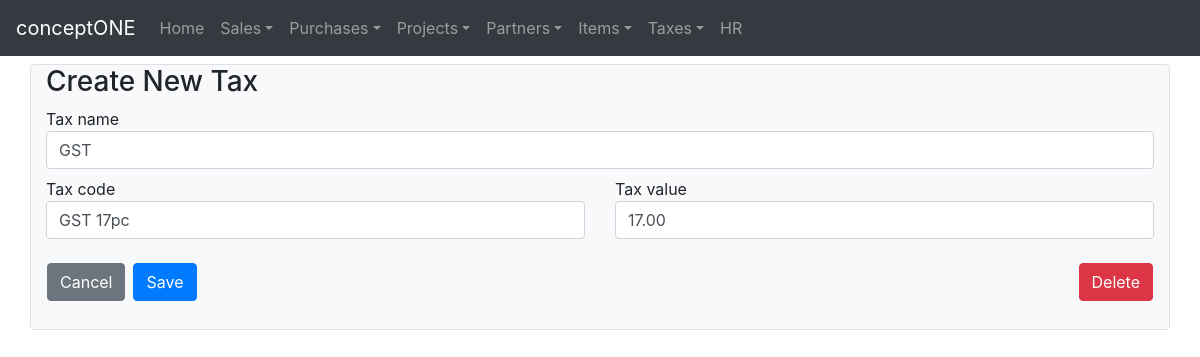
Page /taxrates/update/1/ on the committed database.
### crudbasic/models.py (models this page shows, shortened)
class TaxRate(models.Model):
    tax_code = models.CharField(max_length=16)
    tax_name = models.CharField(max_length=64)
    tax_value = models.DecimalField(max_digits=5, decimal_places=2)
    created_on = models.DateTimeField(auto_now_add=True)
    updated_on = models.DateTimeField(auto_now=True)

### crudbasic/views.py (the view, shortened to what this page needs)
# urls.py: path('taxrates/update/<int:pk>/',views.UpdateTaxRateView.as_view(),name='updatetaxrate'),
class UpdateTaxRateView(UpdateView):
    model = TaxRate
    form_class = TaxRateForm
    template_name = 'crudbasic/createtax.html'

### crudbasic/forms.py
class TaxRateForm(forms.ModelForm):
    tax_value = forms.DecimalField(max_digits=5,decimal_places=2,initial=0.00,widget=forms.TextInput(attrs={'class': 'form-control'}))
    class Meta:
        model = TaxRate
        fields = '__all__'
        widgets = {
                'tax_name':forms.TextInput(attrs={'class':'form-control'}),
                'tax_code':forms.TextInput(attrs={'class':'form-control'}),
                }

### templates/crudbasic/createtax.html
<!DOCTYPE html>
{% extends "crudbasic/base.html" %}
{% block body_block %}
  <div class="container pb-1 border bg-light rounded">
    <h3>Create New Tax</h3>
    <form method="post">{% csrf_token %}
      <div class="row mb-2">
        <div class="col-md-12">
          {{ form.tax_name.label }}
          {{ form.tax_name }}
        </div>
      </div>
      <div class="row mb-4">
        <div class="col-md-6">
          {{ form.tax_code.label }}
          {{ form.tax_code }}
        </div>
        <div class="col-md-6">
          {{ form.tax_value.label }}
          {{ form.tax_value }}
        </div>
      </div>
      <div class="row mb-4">
        {% url 'crudbasic:taxrates' as back_url %}
        {% if not form.instance.pk %}
          {% include "crudbasic/buttonpanel/createbuttonpanel.html" %}
        {% else %}
          {% include "crudbasic/buttonpanel/updatebuttonpanel.html" %}
        {% endif %}
      </div>
    </form>
  </div>
{% endblock body_block %}

### rows in the picture
TaxRate: tax_name "GST", tax_code "GST 17pc", tax_value "17.00"
